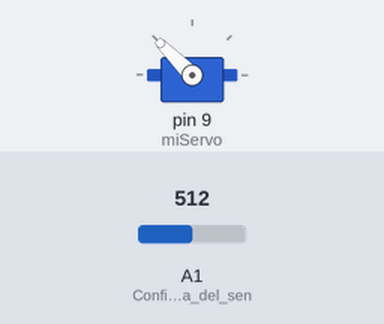
A sketch run on a simulated Arduino Uno, built with avr-gcc and run on an emulated ATmega328P. Shown: servo. The test bench sets the inputs (shaded band); at power-on: A1 (Configura_clavija_del_sen) = 512.

Above: at 3.2 s.
3.3 s: A1 (Configura_clavija_del_sen) set to 716
At 4.2 s:
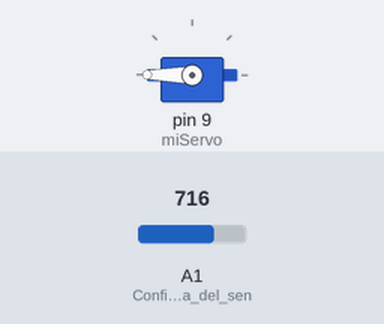
4.8 s: A1 (Configura_clavija_del_sen) set to 306
At 5.4 s:
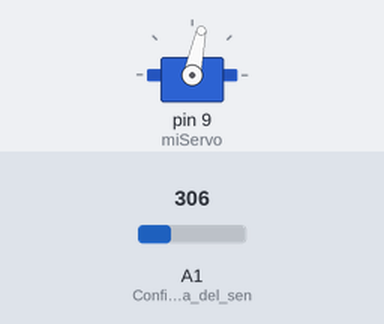
6.3 s: A1 (Configura_clavija_del_sen) set to 122
At 6.7 s:
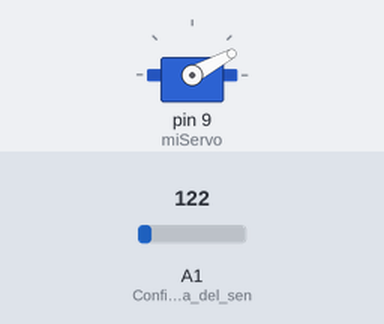
7.8 s: A1 (Configura_clavija_del_sen) set to 0
At 9.0 s:
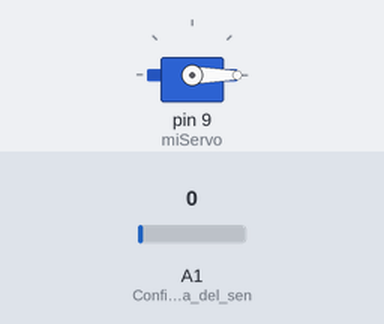
9.3 s: A1 (Configura_clavija_del_sen) set to 511
At 10.5 s:
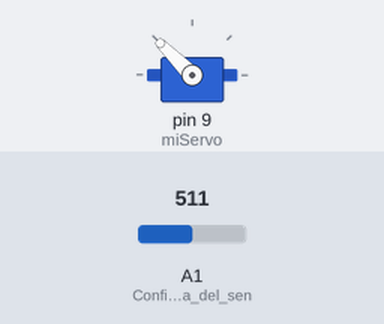
10.8 s: A1 (Configura_clavija_del_sen) set to 900
At 11.7 s:
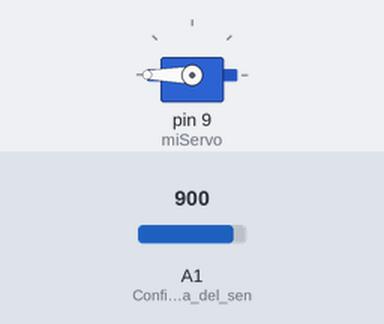
Timing chart, 0 to 13.3 s (numbered marks = the images above; inputs shaded):
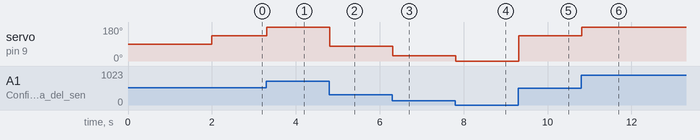

The sketch:

control-servo-es.ino
```cpp
// control-servo
// Mueve el servo adjunto a la clavija en manera que corresponde a distancia a
// objeto al sensor

#include <Servo.h>    // incluye funcionas para controlar servos
Servo miServo;        // variable que reprenta nuestro servo
int servoAngle = 90;

// Esta función corre solo una vez, cuando empiece el Arduino
void setup() {
  pinMode(A1, INPUT);       // Configura clavija del sensor, A1, par leer señales
  miServo.attach(9);        // Adjunta nuestro servo a clavija 9
  miServo.write(90);        // Enpiece en angulo 90
  //Serial.begin(9600);
  delay(2000);
}

// Esta función corre repetidamente
void loop() {
  int valorDeSensor = escanear();
  // Valores típicos de sensor son desde 20-650. Convierte en ángulo, desde 1 hasta 180
  //Serial.println(valorDeSensor);
  int anguloDeServo = (valorDeSensor - 20) * 179.0 / 650; // Necesitamos .0 para forzar math decimal
  //Serial.println(anguloDeServo);
  miServo.write(anguloDeServo);
  delay(100);
}

int escanear() {
  return analogRead(A1);
}
```

Measured:
- after the input at 3.3 s, servo on pin 9 (miServo): 135° → 180° at once
- after the input at 4.8 s, servo on pin 9 (miServo): 180° → 78° at once
- after the input at 6.3 s, servo on pin 9 (miServo): 78° → 28° at once
- after the input at 7.8 s, servo on pin 9 (miServo): 28° → 0° at once
- after the input at 9.3 s, servo on pin 9 (miServo): 0° → 135° at once
- after the input at 10.8 s, servo on pin 9 (miServo): 135° → 180° at once
